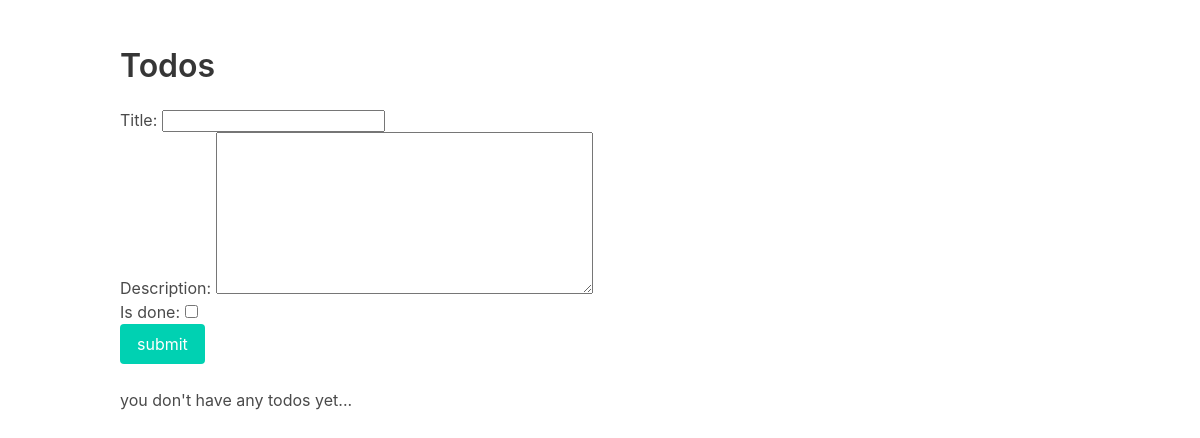
Page /todos/ on the earlier database version.
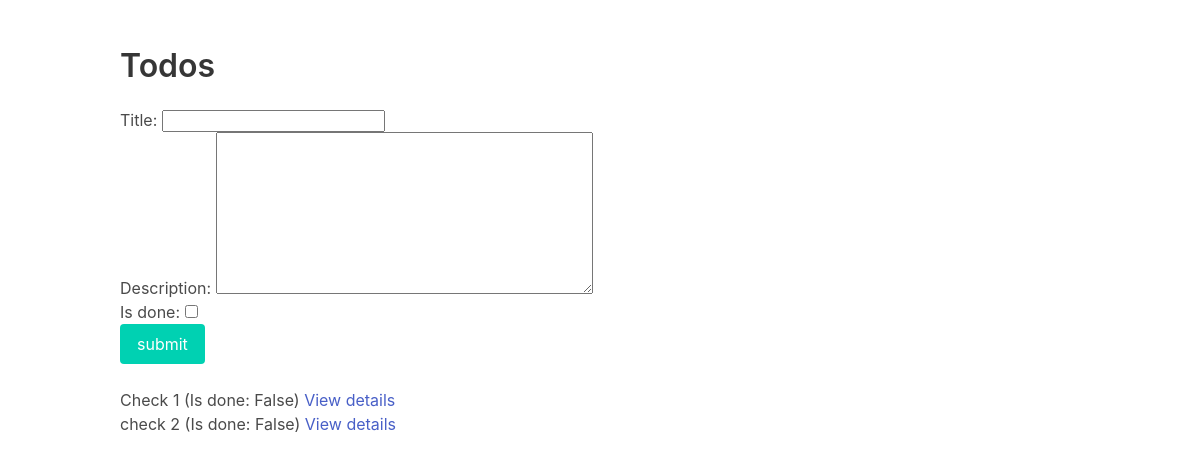
Same page on the later database version.
### todo/models.py (models this page shows)
class Todo(models.Model):
    title = models.CharField(max_length=255)
    description = models.TextField(blank=True, null=True)
    is_done = models.BooleanField(default=False)
    date_added = models.DateField(auto_now_add=True)

### todo/views.py (the view)
# urls.py: path('todos/', include('todo.urls')),
def todos(request):
    if request.method == 'POST':
        form = TodoForm(request.POST)
        if form.is_valid():
            form.save()
            return redirect('todos')
    else:
        form = TodoForm()
    todos = Todo.objects.filter(is_done=False)
    return render(request, 'todos.html', {'todos': todos, 'form': form})

### todo/forms.py
class TodoForm(ModelForm):
    class Meta:
        model = Todo
        fields = ['title', 'description', 'is_done']

### todo/templates/todos.html (shortened to what this page needs)
{% extends 'base.html' %}
{% block content %}
<div class="columns is-multiline">
    <div class="column is-12">
        <h1 class="title">Todos</h1>
    </div>
    <div class="column is-12">
        <form method="post">
            {{ form.as_p }}
            <div class="field">
                <div class="control">
                    <button class="button is-primary">submit</button>
                </div>
            </div>
        </form>
    </div>
    <div class="column is-12">
        {% for todo in todos %}
            <p>{{ todo.title }} (Is done: {{ todo.is_done }}) <a href="{% url 'todo' todo.id %}">View details</a></p>
        {% empty %}
            <p>you don't have any todos yet...</p>
        {% endfor %}
    </div>
</div>
{% endblock %}

### todo/templates/base.html (shortened to what this page needs)
<!DOCTYPE html>
<html>
  <head>
    <link rel="stylesheet" href="https://cdn.jsdelivr.net/npm/bulma@0.9.3/css/bulma.min.css">
  </head>
  <body>
  <section class="section">
    <div class="container">
     {% block content %}
        {% endblock %}
    </div>
  </section>
  </body>
</html>

Differences in the rows shown:
added Todo: title "Check 1", is_done "False"
added Todo: title "check 2", is_done "False"
Other differences:
text no longer shown: "you don't have any todos yet..."
